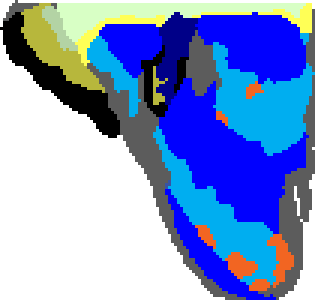
#> input picture images/col76/col76_day50_24may2021_E.png, 105 x 100 px, found by its file name (shown 3 times larger)
$ jupyter execute Fixing_intermediate_colors.ipynb
#> lines starting #> are read from the running program, lines starting #| are printed output that depends on the picture
### cvfunc.py
import cv2
import numpy as np
import os
import glob
import tqdm
from time import time
import pandas as pd

"""
This module constains all the necessary functions to operate on the image files.
"""

# [13 lines left out: functions numpy_to_XYZ, tuple_to_XYZ, not called in this run]

def get_colors(img):
    """
    Gets a list of all the colors used in the image.
    """
    all_rgb_codes = img.reshape(-1,img.shape[-1])
    colors = np.unique(all_rgb_codes, axis=0, return_counts=True)
    return colors

# [81 lines left out: functions reduce_colors, color_threshold, color_filter, get_center, get_diam, get_bound_area and 1 more, not called in this run]

def auto_crop(img):
    x1,y1,x2,y2 = get_bounding_box(img)
    return img[y1:y2,x1:x2]

# [129 lines left out: functions auto_crop_color, rotate_image, butterfly, palette_guess, roll, horizontal_symmetric_shift and 2 more, not called in this run]

### Fixing_intermediate_colors.ipynb
# Take an image, shrink it, and filter out the intermediate colors

[cell 1]
import cvfunc
import cv2
import scale
import symmetry
from tqdm import tqdm
import pandas as pd
import glob
import os
import numpy as np
import matplotlib.pyplot as plt
import json
from multiprocess import Pool
from time import time
from functools import partial
plt.rcParams['figure.figsize'] = [10, 10]

[cell 2]
#Paths
# original_images_path = '/Users/michaelsmith/Library/CloudStorage/Box-Box/2D_symmetry_2021/Annotated/georeferenced_for_roberto_molinari/originals'
# # for Auburn 2021 images, and if you just want "E" images, filter on first line with: "/*E.png"
original_images_path = '/Users/michaelsmith/Library/CloudStorage/Box-Box/2D_symmetry_2021/Annotated/Auburn_2021'
scaled_images_path = "/Users/michaelsmith/Library/CloudStorage/Box-Box/2D_symmetry_2021/Annotated/georeferenced_for_roberto_molinari/shrink"

[cell 3]
# this will shrink the images

for file in tqdm(glob.glob(original_images_path+"/*W.png"),desc="Progress"):
    original = cv2.imread(file)
#     # IF it has the pink border, use this to crop:
#     border_cut = 20
#     original = original[border_cut:original.shape[0]-border_cut, border_cut:original.shape[1]-border_cut]
    resized = scale.resize(original,100) # height, in PX
#     # if you need to FLIP the image:
#     resized = np.fliplr(resized)
    # and save the image:
    savestring = os.path.join(scaled_images_path,f"{os.path.splitext(os.path.basename(file))[0]}.png")
    cv2.imwrite(savestring,resized)

[cell 4]
# Load a shrink image:

[cell 5]
test = cv2.imread('/Users/michaelsmith/Library/CloudStorage/Box-Box/2D_symmetry_2021/Annotated/georeferenced_for_roberto_molinari/shrink/col76/col76_day50_24may2021_E.png')
#> test is the input picture: shape (100, 105, 3); mean B, G, R 204.2, 148.8, 126.6

[cell 6]
plt.imshow(test)
plt.axvline(89)
plt.axhline(17)
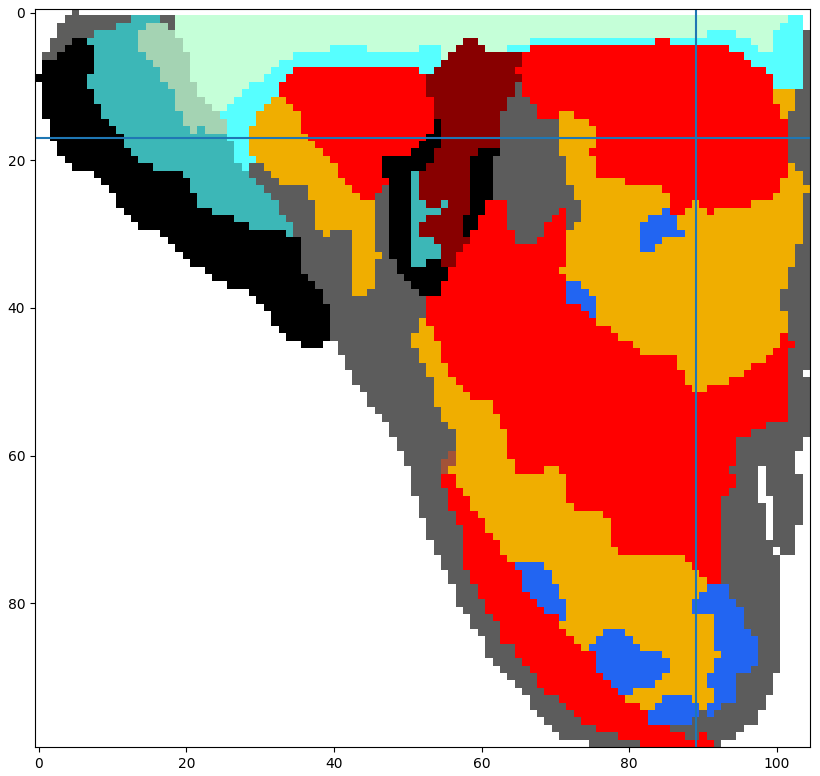
#> figure drawn by matplotlib, 1 panel; B, G, R data is drawn as R, G, B

[cell 7]
# So... how many colors are in here: 116 colors. So... that's the problem!
len(cvfunc.get_colors(test)[0])
#> Out = 13
